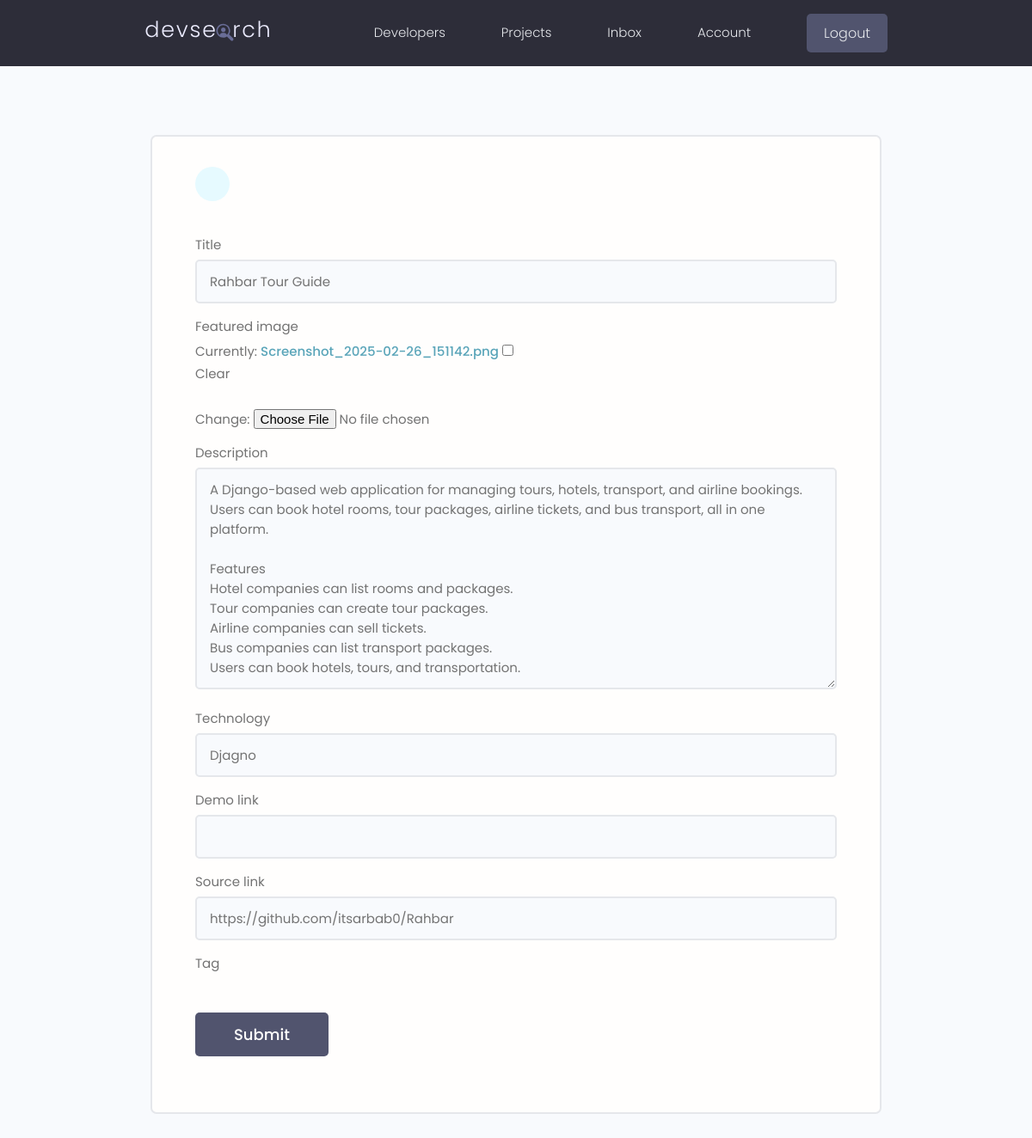
/projects/update-project/9cd56e17723644e085eefc43694f815c (signed in), run on the app's committed database.
### projects/models.py (models this page shows, shortened)
class Project(models.Model):
    owner = models.ForeignKey(Profile, null=True, blank = True, on_delete=models.SET_NULL)
    title = models.CharField(max_length=200)
    description = models.TextField(null=True, blank = True)
    featured_image = models.ImageField(null=True, blank = True, default="default.jpg")
    technology = models.CharField(max_length=20)
    tag = models.ManyToManyField('Tag', blank= True)
    vote_total = models.IntegerField(default=0, null = True)
    vote_ratio = models.IntegerField(default=0, null = True)
    demo_link = models.CharField(max_length=2000,null=True, blank = True )
    source_link = models.CharField(max_length=2000,null=True, blank = True )
    created = models.DateTimeField(auto_now_add= True)
    id = models.UUIDField(default=uuid.uuid4, unique= True, primary_key= True, editable=False)
    class Meta:
        ordering = ['-vote_ratio', '-vote_total', 'title']

### projects/views.py (the view)
# urls.py: path('update-project/<str:pk>',views.updateProject, name = "update-project"),
@login_required(login_url= "login")
def updateProject(request, pk):
    profile = request.user.profile
    project = profile.project_set.get(id=pk)
    form = ProjectForm(instance = project)
    if request.method == "POST":
        form = ProjectForm(request.POST,request.FILES, instance= project)
        if form.is_valid():
            form.save()
            return redirect('account')
    context = {'form': form}
    return render(request, 'projects/project_form.html', context)

### projects/forms.py
class ProjectForm(ModelForm):
    class Meta:
        model = Project
        fields = ['title','featured_image','description',
                'technology','demo_link','source_link','tag']
        widgets= {
            'tag': forms.CheckboxSelectMultiple(),
        }
    def __init__(self, *args, **kwargs):
        super(ProjectForm, self).__init__(*args, **kwargs)
        for k, v in self.fields.items():
            self.fields[k].widget.attrs.update({'class': 'input'})

### projects/templates/projects/project_form.html (shortened to what this page needs)
{% extends 'main.html' %}
{% block content %}
    <main class="formPage my-xl">
        <div class="content-box">
            <div class="formWrapper">
                <a class="backButton" href="{% url 'account' %}"></a>
                <br>
                <form class="form" method="POST" enctype ="multipart/form-data">
                    {% for field in form  %}
                    <div class="form__field">
                        <label for="formInput#text">{{field.label}} </label>
                        {{field}}
                    </div>
                    {% endfor %}
                    <input class="btn btn--sub btn--lg  my-md" type="submit" value="Submit" />
                </form>
            </div>
        </div>
    </main>
{% endblock content %}

### static/styles/app.css (style rules this page uses)
:root { --color-sub: #2d2d39; }
.btn--sub { background-color: var(--color-sub-light); }
.content-box { width: 95%; max-width: 85rem; margin: 0 auto; }
.backButton { background: var(--color-main-light); color: var(--color-main); width: 4rem; height: 4rem; display: flex; align-items: center; justify-content: center; border-radius: 50%; }
.formPage .formWrapper { list-style: none; background: var(--color-white); padding: 3.5rem 5rem; border: 2px solid var(--color-light); border-radius: 0.7rem; }

### static/uikit/styles/modules/_variables.css (style rules this page uses)
:root { --color-main: #5aa5b9; --color-main-light: #e6faff; --color-sub: #3f4156; --color-sub-light: #51546e; --color-sub-lighter: #ededfd; --color-text: #737373; --color-gray: #8b8b8b; --color-light: #e5e7eb; --color-light-gray: #767676; --color-bg: #f8fafd; --color-white: #fffefd; --color-white-light: #f3f3f3; --color-success: #359e64; --color-success-bg: #def8e8; --color-error: #fc4b0b; --color-error-bg: #fff2ee; --font-base: 'Poppins', arial, helvetica, 'Segoe UI', roboto, ubuntu, sans-serif; --font-monospace: 'Fira Code', 'Courier New', courier, monospace; --font-regular: 300; --font-medium: 500; --font-bold: 700; --generic-shadow: 1px 1px 5px #00000010; --generic-transition: all 0.3s ease-in-out; }

### static/uikit/styles/modules/_base.css (style rules this page uses)
* { margin: 0; padding: 0; box-sizing: border-box; text-rendering: optimizeLegibility; color: inherit; font-size: inherit; }
html { font-size: 50%; }
@media only screen and (min-width: 480px) { html { font-size: 56.25%; } }
@media only screen and (min-width: 1200px) { html { font-size: 62.5%; } }
body { line-height: 1.6; font-weight: 400; font-size: 1.5rem; color: var(--color-text); background-color: var(--color-bg); min-height: 100vh; }

### static/uikit/styles/modules/_typography.css (style rules this page uses)
* { font-family: var(--font-base); }
a { padding-bottom: 2px; text-decoration: none; display: inline-block; color: var(--color-main); font-weight: var(--font-medium); }

### static/uikit/styles/modules/_utilities.css (style rules this page uses)
.my-md { margin: 3rem auto; }
.my-xl { margin: 8rem auto; }

### static/uikit/styles/modules/_button.css (style rules this page uses)
.btn { display: inline-block; position: relative; cursor: pointer; background-color: var(--color-light); font-weight: var(--font-medium); color: var(--color-sub); text-decoration: none; padding: 1rem 2rem; border-radius: 0.5rem; border: none; width: -webkit-fit-content; width: -moz-fit-content; width: fit-content; height: -webkit-fit-content; height: -moz-fit-content; height: fit-content; font-size: 1.6rem; outline-width: 0; outline-color: transparent; -webkit-backface-visibility: hidden; backface-visibility: hidden; transition: all 0.3s ease-in-out; }
.btn--sub { background-color: var(--color-sub); color: var(--color-white); }
.btn--lg { font-size: 1.8rem; padding: 1.2rem 4.5rem; }

### static/uikit/styles/modules/_form.css (style rules this page uses)
.form { display: block; }
.form__field { margin-top: 1.5rem; margin-bottom: 1.5rem; }
.form__label, .form__field > label { display: block; margin-bottom: 0.5rem; color: var(--color-text); }
input.input[type='text'], input.input[type='email'], input.input[type='password'], input.input[type='number'], textarea.input { min-width: 24rem; width: 100%; padding: 1.2rem 1.5rem; border-radius: 0.5rem; border: 2px solid var(--color-light); transition: all 0.3s ease-in-out; background-color: var(--color-bg); }

### data on the page
Project: form "Rahbar Tour Guide" "A Django-based web application for managing tours, hotels, transport, and airline bookings. Users can book hotel rooms, tour packages, airline tickets, and bus transport, all in one platform. Features Hotel companies can list rooms and packages. Tour companies can create tour packages. Airline companies can sell tickets. Bus companies can list transport packages. Users can book hotels, tours, and transportation." "Djagno" "https://github.com/itsarbab0/Rahbar"

### other printed values
{{ field.label }} "Title" "Featured image" "Description" "Technology" "Demo link" "Source link" "Tag"
